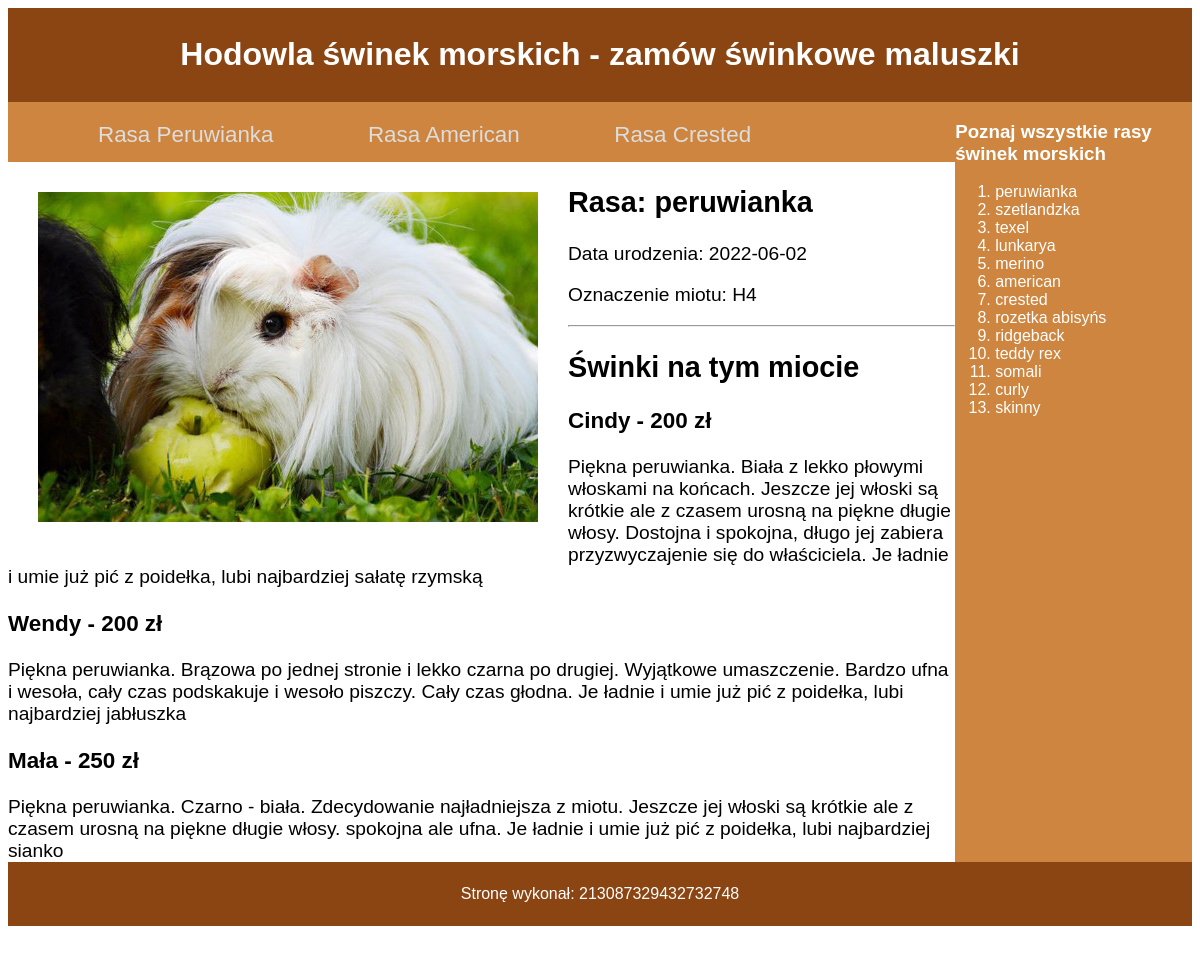
The app's page /26_09_2025/peruwianka.php with its own data.
### tables this page shows
CREATE TABLE `rasy` (
  `id` int(10) UNSIGNED NOT NULL,
  `rasa` varchar(15) DEFAULT NULL
);

CREATE TABLE `swinki` (
  `id` int(10) UNSIGNED NOT NULL,
  `rasy_id` int(10) UNSIGNED NOT NULL,
  `data_ur` date DEFAULT NULL,
  `miot` varchar(10) DEFAULT NULL,
  `opis` text DEFAULT NULL,
  `imie` varchar(10) DEFAULT NULL,
  `cena` int(10) UNSIGNED DEFAULT NULL
);

### 26_09_2025/peruwianka.php (the view, shortened to what this page needs)
<!DOCTYPE html>
<html lang="pl-PL">
<head>
    <link rel="stylesheet" href="styl.css">
</head>
<body>
    <header>
        <h1>Hodowla świnek morskich - zamów świnkowe maluszki</h1>
    </header>
    <nav>
        <a href="peruwianka.php">Rasa Peruwianka</a>
        <a href="american.php">Rasa American</a>
        <a href="crested.php">Rasa Crested</a>
    </nav>
    <aside>
        <h3>Poznaj wszystkie rasy świnek morskich</h3>
        <ol>
            <?php
                $pol = mysqli_connect('localhost','root','','hodowla');
                $zap1 = mysqli_query($pol,'SELECT rasa FROM rasy');
                while($wynik=mysqli_fetch_row($zap1)) {
                echo "<li>"."$wynik[0]"."</li>";
            }
            ?>
        </ol>
    </aside>
    <main>
        <img src="peruwianka.jpg" alt="Świnka morska rasy peruwianka">
        <?php
            $pol = mysqli_connect('localhost','root','','hodowla');
            $zap2 = mysqli_query($pol,'SELECT DISTINCT(swinki.data_ur),rasy.rasa,swinki.miot FROM rasy JOIN swinki ON swinki.id = rasy.id WHERE swinki.id = 1;');
            $dane=mysqli_fetch_row($zap2);
            echo "<h2>Rasa: "."$dane[1]"."</h2>";
            echo "<p>Data urodzenia: "."$dane[0]"."</p>";
            echo "<p>Oznaczenie miotu: "."$dane[2]"."</p>";
        ?>
        <hr>
        <h2>Świnki na tym miocie</h2>
        <?php
            $pol = mysqli_connect('localhost','root','','hodowla');
            $zap3 = mysqli_query($pol,'SELECT imie,cena,opis FROM swinki WHERE rasy_id=1;');
            while($dane=mysqli_fetch_row($zap3)) {
            echo "<h3>$dane[0] - $dane[1] zł</h3>";
            echo "<p>$dane[2]</p>";
            }
        ?>
    </main>
    <footer>
        <p>Stronę wykonał: 213087329432732748</p>
    </footer>
</body>
</html>

### 26_09_2025/styl.css (style rules this page uses)
* { font-family: Helvetica; }
header, footer { background-color: saddlebrown; color:white; text-align: center; padding: 7px; clear:both; }
nav { background-color: peru; width: 80%; height:40px; padding-top:20px; float:left; }
main { width:80%; height:700px; font-size:120%; overflow: auto; float:left }
aside { background-color: peru; color:white; width:20%; height:760px; float:right; }
a { color: #DDD; padding-left:90px; font-size:140%; text-decoration: none; }
img { float:left; margin:30px; }

### records on screen
rasy: rasa "peruwianka"
rasy: rasa "szetlandzka"
rasy: rasa "texel"
rasy: rasa "lunkarya"
rasy: rasa "merino"
rasy: rasa "american"
rasy: rasa "crested"
rasy: rasa "rozetka abisyńs"
rasy: rasa "ridgeback"
rasy: rasa "teddy rex"
rasy: rasa "somali"
rasy: rasa "curly"
rasy: rasa "skinny"
swinki: rasy.rasa "peruwianka", data_ur "2022-06-02", miot "H4"
swinki: imie "Cindy", cena "200", opis "Piękna peruwianka. Biała z lekko płowymi włoskami na końcach. Jeszcze jej włoski są krótkie ale z czasem urosną na piękne długie włosy. Dostojna i spokojna, długo jej zabiera przyzwyczajenie się do właściciela. Je ładnie i umie już pić z poidełka, lubi najbardziej sałatę rzymską"
swinki: imie "Wendy", cena "200", opis "Piękna peruwianka. Brązowa po jednej stronie i lekko czarna po drugiej. Wyjątkowe umaszczenie. Bardzo ufna i wesoła, cały czas podskakuje i wesoło piszczy. Cały czas głodna. Je ładnie i umie już pić z poidełka, lubi najbardziej jabłuszka"
swinki: imie "Mała", cena "250", opis "Piękna peruwianka. Czarno - biała. Zdecydowanie najładniejsza z miotu. Jeszcze jej włoski są krótkie ale z czasem urosną na piękne długie włosy. spokojna ale ufna. Je ładnie i umie już pić z poidełka, lubi najbardziej sianko"
